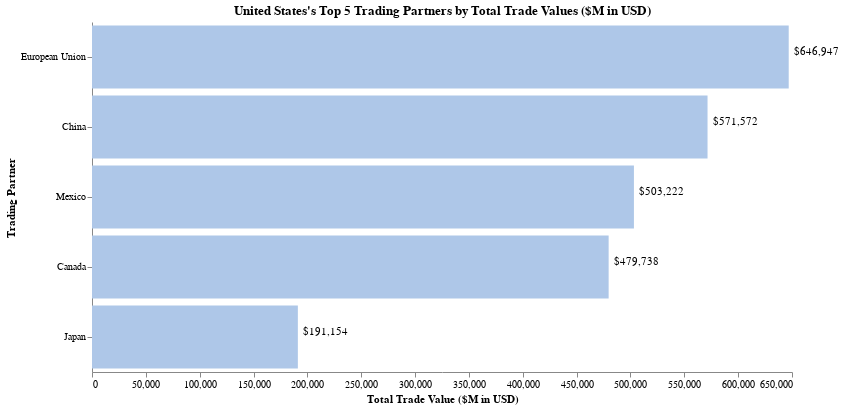

Source (notebook cell):
### Code cell
my_altair.get_altaire_bar_top5_partners(source_country)

### Figure 1 — Vega-Lite specification as saved in the notebook (floating-point values rounded to 4 significant figures)
{"config": {"view": {"continuousWidth": 400, "continuousHeight": 300, "strokeWidth": 0}, "axis": {"grid": false}}, "layer": [{"mark": {"type": "bar", "color": "#aec7e8"}, "encoding": {"tooltip": {"field": "Total Trade ($M)", "format": "$,.0f", "type": "quantitative"}, "x": {"axis": {"title": "Total Trade Value ($M in USD)"}, "field": "Total Trade ($M)", "type": "quantitative"}, "y": {"axis": {"title": "Trading Partner"}, "field": "Trading Partner", "sort": "-x", "type": "nominal"}}, "selection": {"Year": {"type": "single", "bind": {"input": "range", "max": 2020, "min": 2014, "step": 1}, "fields": ["year"], "init": {"year": 2020}}}}, {"mark": {"type": "text", "align": "left", "dx": 5, "dy": -5}, "encoding": {"text": {"field": "Total Trade ($M)", "format": "$,.0f", "type": "quantitative"}, "x": {"field": "Total Trade ($M)", "type": "quantitative"}, "y": {"axis": null, "field": "Trading Partner", "sort": "-x", "type": "nominal"}}}], "data": {"name": "data-98a6c3470a658d11ac337374a833bcf8"}, "height": 350, "resolve": {"scale": {"y": "independent"}}, "title": "United States's Top 5 Trading Partners by Total Trade Values ($M in USD)", "transform": [{"filter": {"selection": "Year"}}], "width": 700, "$schema": "https://vega.github.io/schema/vega-lite/v4.17.0.json", "datasets": {"data-98a6c3470a658d11ac337374a833bcf8": [{"Trading Partner": "European Union", "Total Trade ($M)": 696200.0, "RtW (%)": 17.82, "Exports ($M)": 277900.0, "RtW (%).1": 17.81, "Imports ($M)": 418300.0, "RtW (%).2": 17.82, "Net Exports ($M)": -140500.0, "Exports Ticker": "998D1111 Index", "Imports Ticker": "111D1998 Index", "country": "United States", "year": 2014, "rnk": 1}, {"Trading Partner": "China", "Total Trade ($M)": 620900.0, "RtW (%)": 15.89, "Exports ($M)": 154100.0, "RtW (%).1": 9.88, "Imports ($M)": 466800.0, "RtW (%).2": 19.88, "Net Exports ($M)": -312600.0, "Exports Ticker": "924D1111 Index", "Imports Ticker": "111D1924 Index", "country": "United States", "year": 2014, "rnk": 2}, {"Trading Partner": "Canada", "Total Trade ($M)": 613900.0, "RtW (%)": 15.71, "Exports ($M)": 266100.0, "RtW (%).1": 17.06, "Imports ($M)": 347800.0, "RtW (%).2": 14.81, "Net Exports ($M)": -81680.0, "Exports Ticker": "156D1111 Index", "Imports Ticker": "111D1156 Index", "country": "United States", "year": 2014, "rnk": 3}, {"Trading Partner": "Mexico", "Total Trade ($M)": 501100.0, "RtW (%)": 12.82, "Exports ($M)": 207000.0, "RtW (%).1": 13.27, "Imports ($M)": 294100.0, "RtW (%).2": 12.53, "Net Exports ($M)": -87080.0, "Exports Ticker": "273D1111 Index", "Imports Ticker": "111D1273 Index", "country": "United States", "year": 2014, "rnk": 4}, {"Trading Partner": "Japan", "Total Trade ($M)": 207100.0, "RtW (%)": 5.3, "Exports ($M)": 73060.0, "RtW (%).1": 4.68, "Imports ($M)": 134000.0, "RtW (%).2": 5.71, "Net Exports ($M)": -60950.0, "Exports Ticker": "158D1111 Index", "Imports Ticker": "111D1158 Index", "country": "United States", "year": 2014, "rnk": 5}, {"Trading Partner": "China", "Total Trade ($M)": 626700.0, "RtW (%)": 16.98, "Exports ($M)": 144900.0, "RtW (%).1": 9.99, "Imports ($M)": 481900.0, "RtW (%).2": 21.5, "Net Exports ($M)": -337000.0, "Exports Ticker": "924D1111 Index", "Imports Ticker": "111D1924 Index", "country": "United States", "year": 2015, "rnk": 1}, {"Trading Partner": "European Union", "Total Trade ($M)": 587100.0, "RtW (%)": 15.91, "Exports ($M)": 218800.0, "RtW (%).1": 15.1, "Imports ($M)": 368300.0, "RtW (%).2": 16.43, "Net Exports ($M)": -149500.0, "Exports Ticker": "998D1111 Index", "Imports Ticker": "111D1998 Index", "country": "United States", "year": 2015, "rnk": 2}, {"Trading Partner": "Canada", "Total Trade ($M)": 531700.0, "RtW (%)": 14.41, "Exports ($M)": 236500.0, "RtW (%).1": 16.32, "Imports ($M)": 295200.0, "RtW (%).2": 13.17, "Net Exports ($M)": -58670.0, "Exports Ticker": "156D1111 Index", "Imports Ticker": "111D1156 Index", "country": "United States", "year": 2015, "rnk": 3}, {"Trading Partner": "Mexico", "Total Trade ($M)": 492800.0, "RtW (%)": 13.35, "Exports ($M)": 198000.0, "RtW (%).1": 13.66, "Imports ($M)": 294700.0, "RtW (%).2": 13.15, "Net Exports ($M)": -96720.0, "Exports Ticker": "273D1111 Index", "Imports Ticker": "111D1273 Index", "country": "United States", "year": 2015, "rnk": 4}, {"Trading Partner": "Japan", "Total Trade ($M)": 199400.0, "RtW (%)": 5.4, "Exports ($M)": 68320.0, "RtW (%).1": 4.71, "Imports ($M)": 131100.0, "RtW (%).2": 5.85, "Net Exports ($M)": -62800.0, "Exports Ticker": "158D1111 Index", "Imports Ticker": "111D1158 Index", "country": "United States", "year": 2015, "rnk": 5}, {"Trading Partner": "China", "Total Trade ($M)": 598500.0, "RtW (%)": 16.72, "Exports ($M)": 135700.0, "RtW (%).1": 9.76, "Imports ($M)": 462800.0, "RtW (%).2": 21.14, "Net Exports ($M)": -327200.0, "Exports Ticker": "924D1111 Index", "Imports Ticker": "111D1924 Index", "country": "United States", "year": 2016, "rnk": 1}, {"Trading Partner": "European Union", "Total Trade ($M)": 578500.0, "RtW (%)": 16.17, "Exports ($M)": 216100.0, "RtW (%).1": 15.55, "Imports ($M)": 362400.0, "RtW (%).2": 16.56, "Net Exports ($M)": -146300.0, "Exports Ticker": "998D1111 Index", "Imports Ticker": "111D1998 Index", "country": "United States", "year": 2016, "rnk": 2}, {"Trading Partner": "Canada", "Total Trade ($M)": 500800.0, "RtW (%)": 13.99, "Exports ($M)": 222800.0, "RtW (%).1": 16.03, "Imports ($M)": 278100.0, "RtW (%).2": 12.7, "Net Exports ($M)": -55300.0, "Exports Ticker": "156D1111 Index", "Imports Ticker": "111D1156 Index", "country": "United States", "year": 2016, "rnk": 3}, {"Trading Partner": "Mexico", "Total Trade ($M)": 484400.0, "RtW (%)": 13.54, "Exports ($M)": 190300.0, "RtW (%).1": 13.69, "Imports ($M)": 294200.0, "RtW (%).2": 13.44, "Net Exports ($M)": -103900.0, "Exports Ticker": "273D1111 Index", "Imports Ticker": "111D1273 Index", "country": "United States", "year": 2016, "rnk": 4}, {"Trading Partner": "Japan", "Total Trade ($M)": 201500.0, "RtW (%)": 5.63, "Exports ($M)": 69300.0, "RtW (%).1": 4.99, "Imports ($M)": 132200.0, "RtW (%).2": 6.04, "Net Exports ($M)": -62900.0, "Exports Ticker": "158D1111 Index", "Imports Ticker": "111D1158 Index", "country": "United States", "year": 2016, "rnk": 5}, {"Trading Partner": "China", "Total Trade ($M)": 660500.0, "RtW (%)": 17.19, "Exports ($M)": 154900.0, "RtW (%).1": 10.34, "Imports ($M)": 505600.0, "RtW (%).2": 21.58, "Net Exports ($M)": -350700.0, "Exports Ticker": "924D1111 Index", "Imports Ticker": "111D1924 Index", "country": "United States", "year": 2017, "rnk": 1}, {"Trading Partner": "European Union", "Total Trade ($M)": 611400.0, "RtW (%)": 15.92, "Exports ($M)": 229400.0, "RtW (%).1": 15.31, "Imports ($M)": 382000.0, "RtW (%).2": 16.3, "Net Exports ($M)": -152500.0, "Exports Ticker": "998D1111 Index", "Imports Ticker": "111D1998 Index", "country": "United States", "year": 2017, "rnk": 2}, {"Trading Partner": "Canada", "Total Trade ($M)": 535600.0, "RtW (%)": 13.94, "Exports ($M)": 235600.0, "RtW (%).1": 15.72, "Imports ($M)": 300000.0, "RtW (%).2": 12.8, "Net Exports ($M)": -64360.0, "Exports Ticker": "156D1111 Index", "Imports Ticker": "111D1156 Index", "country": "United States", "year": 2017, "rnk": 3}, {"Trading Partner": "Mexico", "Total Trade ($M)": 520300.0, "RtW (%)": 13.54, "Exports ($M)": 206200.0, "RtW (%).1": 13.76, "Imports ($M)": 314000.0, "RtW (%).2": 13.41, "Net Exports ($M)": -107800.0, "Exports Ticker": "273D1111 Index", "Imports Ticker": "111D1273 Index", "country": "United States", "year": 2017, "rnk": 4}, {"Trading Partner": "Japan", "Total Trade ($M)": 210400.0, "RtW (%)": 5.48, "Exports ($M)": 73840.0, "RtW (%).1": 4.93, "Imports ($M)": 136500.0, "RtW (%).2": 5.83, "Net Exports ($M)": -62710.0, "Exports Ticker": "158D1111 Index", "Imports Ticker": "111D1158 Index", "country": "United States", "year": 2017, "rnk": 5}, {"Trading Partner": "China", "Total Trade ($M)": 695800.0, "RtW (%)": 16.66, "Exports ($M)": 156300.0, "RtW (%).1": 9.57, "Imports ($M)": 539500.0, "RtW (%).2": 21.22, "Net Exports ($M)": -383200.0, "Exports Ticker": "924D1111 Index", "Imports Ticker": "111D1924 Index", "country": "United States", "year": 2018, "rnk": 1}, {"Trading Partner": "European Union", "Total Trade ($M)": 680600.0, "RtW (%)": 16.3, "Exports ($M)": 253300.0, "RtW (%).1": 15.52, "Imports ($M)": 427200.0, "RtW (%).2": 16.8, "Net Exports ($M)": -173900.0, "Exports Ticker": "998D1111 Index", "Imports Ticker": "111D1998 Index", "country": "United States", "year": 2018, "rnk": 2}, {"Trading Partner": "Mexico", "Total Trade ($M)": 575300.0, "RtW (%)": 13.78, "Exports ($M)": 228800.0, "RtW (%).1": 14.01, "Imports ($M)": 346500.0, "RtW (%).2": 13.63, "Net Exports ($M)": -117800.0, "Exports Ticker": "273D1111 Index", "Imports Ticker": "111D1273 Index", "country": "United States", "year": 2018, "rnk": 3}, {"Trading Partner": "Canada", "Total Trade ($M)": 567600.0, "RtW (%)": 13.59, "Exports ($M)": 249100.0, "RtW (%).1": 15.26, "Imports ($M)": 318500.0, "RtW (%).2": 12.53, "Net Exports ($M)": -69340.0, "Exports Ticker": "156D1111 Index", "Imports Ticker": "111D1156 Index", "country": "United States", "year": 2018, "rnk": 4}, {"Trading Partner": "Japan", "Total Trade ($M)": 226200.0, "RtW (%)": 5.42, "Exports ($M)": 83590.0, "RtW (%).1": 5.12, "Imports ($M)": 142600.0, "RtW (%).2": 5.61, "Net Exports ($M)": -59010.0, "Exports Ticker": "158D1111 Index", "Imports Ticker": "111D1158 Index", "country": "United States", "year": 2018, "rnk": 5}, {"Trading Partner": "European Union", "Total Trade ($M)": 715100.0, "RtW (%)": 17.46, "Exports ($M)": 263300.0, "RtW (%).1": 16.49, "Imports ($M)": 451800.0, "RtW (%).2": 18.08, "Net Exports ($M)": -188400.0, "Exports Ticker": "998D1111 Index", "Imports Ticker": "111D1998 Index", "country": "United States", "year": 2019, "rnk": 1}, {"Trading Partner": "Mexico", "Total Trade ($M)": 576200.0, "RtW (%)": 14.07, "Exports ($M)": 218100.0, "RtW (%).1": 13.66, "Imports ($M)": 358100.0, "RtW (%).2": 14.33, "Net Exports ($M)": -140100.0, "Exports Ticker": "273D1111 Index", "Imports Ticker": "111D1273 Index", "country": "United States", "year": 2019, "rnk": 2}, {"Trading Partner": "China", "Total Trade ($M)": 575500.0, "RtW (%)": 14.05, "Exports ($M)": 123200.0, "RtW (%).1": 7.72, "Imports ($M)": 452200.0, "RtW (%).2": 18.1, "Net Exports ($M)": -329000.0, "Exports Ticker": "924D1111 Index", "Imports Ticker": "111D1924 Index", "country": "United States", "year": 2019, "rnk": 3}, {"Trading Partner": "Canada", "Total Trade ($M)": 563000.0, "RtW (%)": 13.75, "Exports ($M)": 243300.0, "RtW (%).1": 15.23, "Imports ($M)": 319700.0, "RtW (%).2": 12.8, "Net Exports ($M)": -76440.0, "Exports Ticker": "156D1111 Index", "Imports Ticker": "111D1156 Index", "country": "United States", "year": 2019, "rnk": 4}, {"Trading Partner": "Japan", "Total Trade ($M)": 224900.0, "RtW (%)": 5.49, "Exports ($M)": 81250.0, "RtW (%).1": 5.09, "Imports ($M)": 143600.0, "RtW (%).2": 5.75, "Net Exports ($M)": -62390.0, "Exports Ticker": "158D1111 Index", "Imports Ticker": "111D1158 Index", "country": "United States", "year": 2019, "rnk": 5}, {"Trading Partner": "European Union", "Total Trade ($M)": 646900.0, "RtW (%)": 17.34, "Exports ($M)": 231400.0, "RtW (%).1": 16.59, "Imports ($M)": 415500.0, "RtW (%).2": 17.78, "Net Exports ($M)": -184100.0, "Exports Ticker": "998D1111 Index", "Imports Ticker": "111D1998 Index", "country": "United States", "year": 2020, "rnk": 1}, {"Trading Partner": "China", "Total Trade ($M)": 571600.0, "RtW (%)": 15.32, "Exports ($M)": 136100.0, "RtW (%).1": 9.76, "Imports ($M)": 435400.0, "RtW (%).2": 18.64, "Net Exports ($M)": -299300.0, "Exports Ticker": "924D1111 Index", "Imports Ticker": "111D1924 Index", "country": "United States", "year": 2020, "rnk": 2}, {"Trading Partner": "Mexico", "Total Trade ($M)": 503200.0, "RtW (%)": 13.49, "Exports ($M)": 177800.0, "RtW (%).1": 12.75, "Imports ($M)": 325400.0, "RtW (%).2": 13.93, "Net Exports ($M)": -147600.0, "Exports Ticker": "273D1111 Index", "Imports Ticker": "111D1273 Index", "country": "United States", "year": 2020, "rnk": 3}, {"Trading Partner": "Canada", "Total Trade ($M)": 479700.0, "RtW (%)": 12.86, "Exports ($M)": 209400.0, "RtW (%).1": 15.01, "Imports ($M)": 270400.0, "RtW (%).2": 11.57, "Net Exports ($M)": -61030.0, "Exports Ticker": "156D1111 Index", "Imports Ticker": "111D1156 Index", "country": "United States", "year": 2020, "rnk": 4}, {"Trading Partner": "Japan", "Total Trade ($M)": 191200.0, "RtW (%)": 5.12, "Exports ($M)": 71640.0, "RtW (%).1": 5.14, "Imports ($M)": 119500.0, "RtW (%).2": 5.11, "Net Exports ($M)": -47870.0, "Exports Ticker": "158D1111 Index", "Imports Ticker": "111D1158 Index", "country": "United States", "year": 2020, "rnk": 5}]}}
